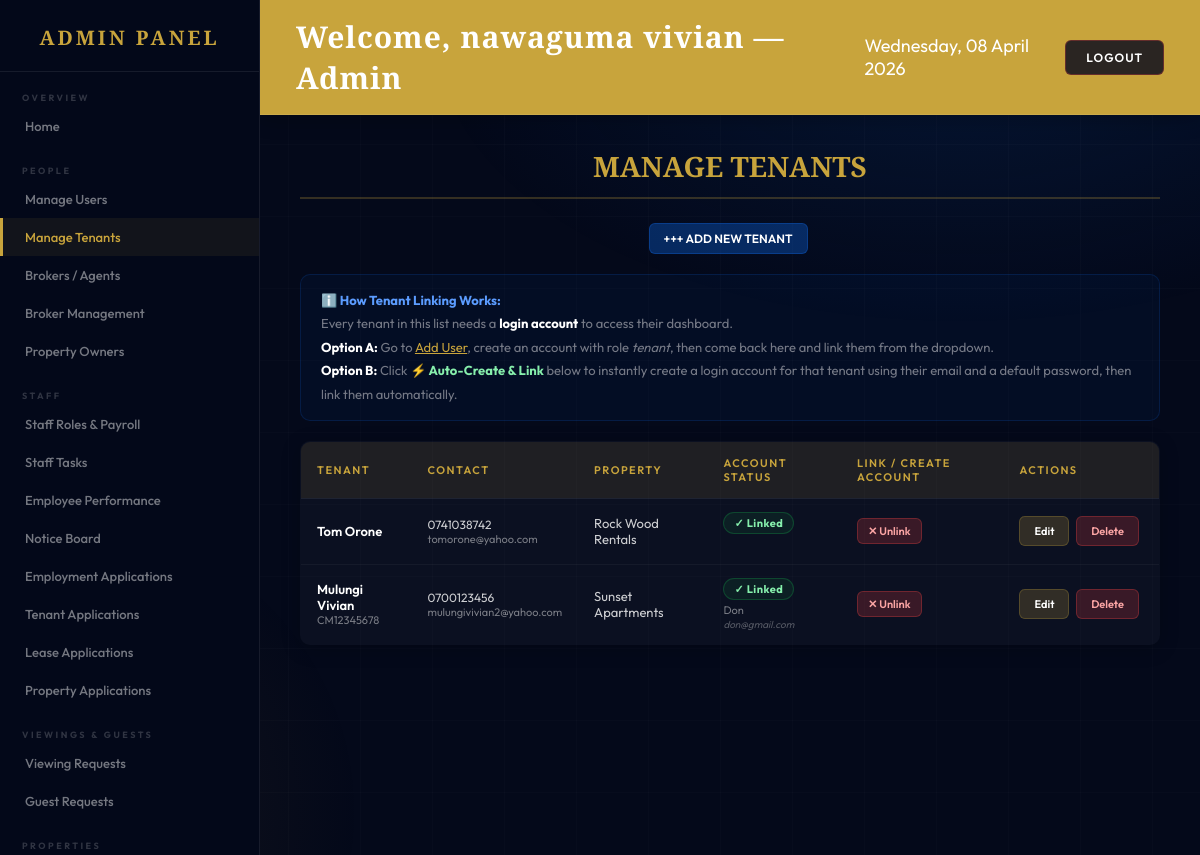
Before: /admin_dashboard.php?page=tenants (signed in) with the older database file.
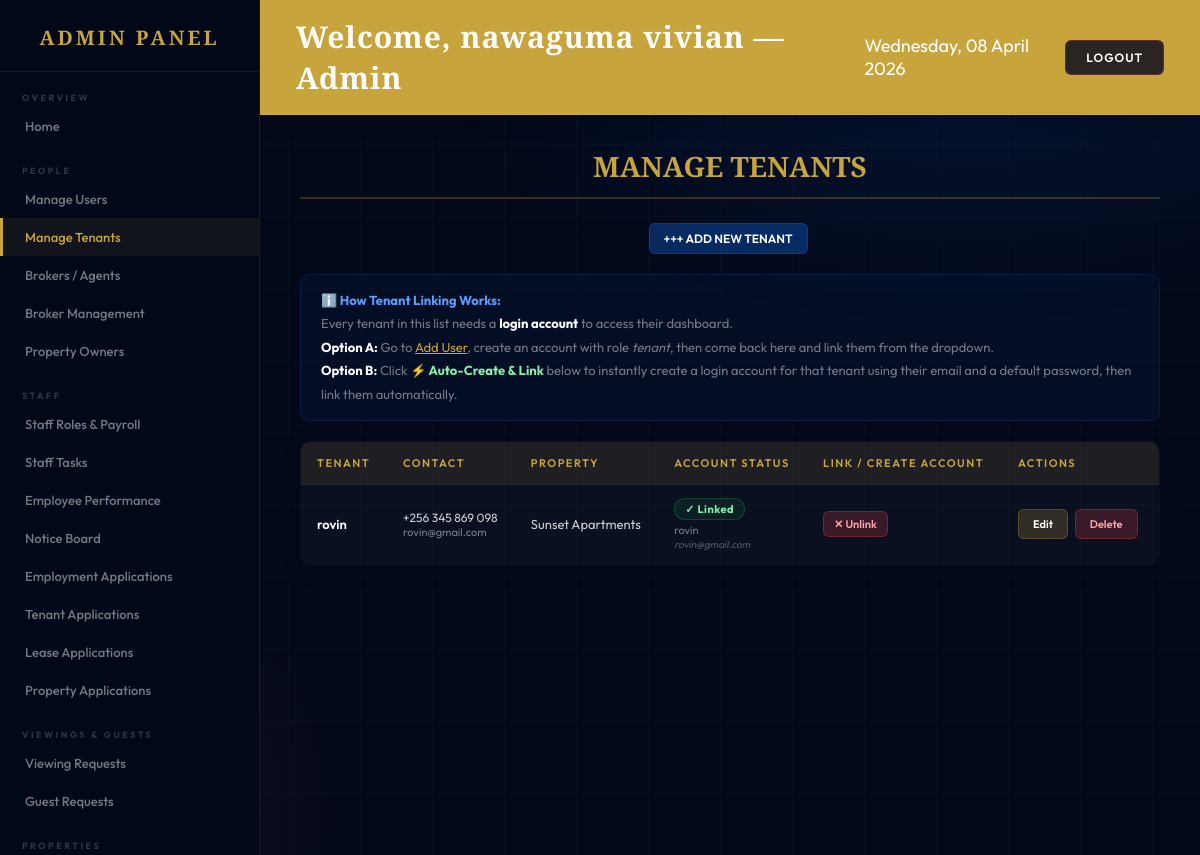
After: the same page with the newer database file.
### tables this page shows
CREATE TABLE IF NOT EXISTS `tenants` (
  `id` int NOT NULL AUTO_INCREMENT,
  `fullname` varchar(255) NOT NULL,
  `email` varchar(255) DEFAULT NULL,
  `phone` varchar(50) DEFAULT NULL,
  `property_id` int DEFAULT NULL,
  `lease_start` date DEFAULT NULL,
  `lease_end` date DEFAULT NULL,
  `created_at` timestamp NULL DEFAULT CURRENT_TIMESTAMP,
  `gender` enum('Male','Female','Other') DEFAULT NULL,
  `national_id` varchar(100) DEFAULT NULL,
  `occupation` varchar(100) DEFAULT NULL,
  `emergency_name` varchar(100) DEFAULT NULL,
  `emergency_phone` varchar(50) DEFAULT NULL,
  `user_id` int DEFAULT NULL,
  `status` varchar(50) DEFAULT 'Active',
  PRIMARY KEY (`id`)
);

CREATE TABLE IF NOT EXISTS `properties` (
  `id` int NOT NULL AUTO_INCREMENT,
  `owner_id` int DEFAULT NULL,
  `property_name` varchar(255) NOT NULL,
  `property_type` varchar(100) DEFAULT NULL,
  `address` text,
  `units` int DEFAULT '0',
  `rent_amount` decimal(10,2) DEFAULT '0.00',
  `created_at` timestamp NULL DEFAULT CURRENT_TIMESTAMP,
  `purpose` enum('Rent','Buy','Lease') DEFAULT 'Rent',
  `bedrooms` int DEFAULT NULL,
  `size_sqft` int DEFAULT NULL,
  `amenities` text,
  `latitude` decimal(10,7) DEFAULT NULL,
  `longitude` decimal(10,7) DEFAULT NULL,
  `broker_id` int DEFAULT NULL,
  `status` enum('available','occupied','archived') DEFAULT 'available',
  `description` text,
  `commission_rate` decimal(5,2) DEFAULT '0.00',
  `commission_percentage` decimal(5,2) DEFAULT '0.00' COMMENT 'Commission rate for broker in %',
  PRIMARY KEY (`id`)
);

CREATE TABLE IF NOT EXISTS `users` (
  `id` int NOT NULL AUTO_INCREMENT,
  `fullname` varchar(255) NOT NULL,
  `email` varchar(255) NOT NULL,
  `password` varchar(255) NOT NULL,
  `role` varchar(50) NOT NULL DEFAULT 'tenant',
  `created_at` timestamp NOT NULL DEFAULT CURRENT_TIMESTAMP,
  `phone` varchar(20) DEFAULT NULL,
  `whatsapp` varchar(20) DEFAULT NULL,
  `commission_rate` decimal(5,2) DEFAULT '0.00' COMMENT 'Broker commission rate in %',
  PRIMARY KEY (`id`),
  UNIQUE KEY `email` (`email`)
);

### admin_dashboard.php (the view, shortened to what the changed rows need)
<?php
include "db_connect.php";
$user_id = $_SESSION['user_id'];
$result  = mysqli_query($conn, "SELECT * FROM users WHERE id='$user_id'");
$user    = mysqli_fetch_assoc($result);
$total_brokers       = mysqli_fetch_assoc(mysqli_query($conn,"SELECT COUNT(*) as count FROM users WHERE role='broker'"))['count'];
$total_owners        = mysqli_fetch_assoc(mysqli_query($conn,"SELECT COUNT(*) as count FROM users WHERE role='owner'"))['count'];
$total_guests        = mysqli_fetch_assoc(mysqli_query($conn,"SELECT COUNT(*) as count FROM guests"))['count'];
$total_complaints    = mysqli_fetch_assoc(mysqli_query($conn,"SELECT COUNT(*) as count FROM complaints WHERE status='pending'"))['count'];
$total_notifications = mysqli_fetch_assoc(mysqli_query($conn,"SELECT COUNT(*) as count FROM notifications WHERE is_read=0"))['count'];
$pending_payments    = mysqli_fetch_assoc(mysqli_query($conn,"SELECT COUNT(*) as count FROM payments WHERE status='pending'"))['count'];
$total_properties    = mysqli_fetch_assoc(mysqli_query($conn,"SELECT COUNT(*) as count FROM properties"))['count'];
$total_tenants       = mysqli_fetch_assoc(mysqli_query($conn,"SELECT COUNT(*) as count FROM tenants"))['count'];
$total_staff         = mysqli_fetch_assoc(mysqli_query($conn,"SELECT COUNT(*) as count FROM users WHERE role='staff'"))['count'];
$pending_applications= mysqli_fetch_assoc(mysqli_query($conn,"SELECT COUNT(*) as count FROM job_applications WHERE status='pending'"))['count'];
$pending_requests    = mysqli_fetch_assoc(mysqli_query($conn,"SELECT COUNT(*) as count FROM maintenance_requests WHERE status='pending'"))['count'];
$revenue             = mysqli_fetch_assoc(mysqli_query($conn,"SELECT SUM(amount) as total FROM payments"))['total'];
$page = $_GET['page'] ?? 'dashboard';
mysqli_query($conn, "CREATE TABLE IF NOT EXISTS user_agreements (id INT AUTO_INCREMENT PRIMARY KEY, user_id INT NOT NULL, property_id INT DEFAULT NULL, agreed TINYINT(1) DEFAULT 0, agreed_at DATETIME DEFAULT NULL, ip_address VARCHAR(60) DEFAULT NULL, agreement_type VARCHAR(100) DEFAULT 'lease_terms', notes TEXT DEFAULT NULL, created_at DATETIME DEFAULT NOW()) ENGINE=InnoDB DEFAULT CHARSET=utf8mb4");
mysqli_query($conn, "CREATE TABLE IF NOT EXISTS broker_property_submissions (
    id INT AUTO_INCREMENT PRIMARY KEY,
    broker_id INT NOT NULL,
    property_name VARCHAR(200) NOT NULL,
    property_type VARCHAR(100) DEFAULT NULL,
    address TEXT DEFAULT NULL,
    units INT DEFAULT 1,
    rent_amount DECIMAL(12,2) DEFAULT 0,
    bedrooms INT DEFAULT 0,
    size_sqft INT DEFAULT NULL,
    amenities TEXT DEFAULT NULL,
    description TEXT DEFAULT NULL,
    purpose VARCHAR(50) DEFAULT 'rent',
    latitude VARCHAR(50) DEFAULT NULL,
    longitude VARCHAR(50) DEFAULT NULL,
    commission_rate DECIMAL(5,2) DEFAULT 10,
    commission_percentage DECIMAL(5,2) DEFAULT 10,
    property_image VARCHAR(300) DEFAULT NULL,
    status VARCHAR(50) DEFAULT 'pending',
    admin_notes TEXT DEFAULT NULL,
    reviewed_by VARCHAR(200) DEFAULT NULL,
    reviewed_at DATETIME DEFAULT NULL,
    created_at DATETIME DEFAULT NOW()
) ENGINE=InnoDB DEFAULT CHARSET=utf8mb4");
?>
<!DOCTYPE html>
<html lang="en">
<head>
</head>
<body>
<div class="sidebar">
  <h2>ADMIN PANEL</h2>
</div>
<div class="header">
  <h1>Welcome, <?php echo htmlspecialchars($user['fullname']); ?> &mdash; Admin</h1>
</div>
<div class="main-content">
<?php if($page === 'dashboard'): ?>
<section id="dashboard">
  <h2 style="text-align:center;margin-bottom:30px">OVERVIEW</h2>
  <div class="overview-cards">
    <div class="circular-card"><h3>Total Properties</h3><p><?= $total_properties ?></p></div>
    <div class="circular-card"><h3>Total Tenants</h3><p><?= $total_tenants ?></p></div>
    <div class="circular-card"><h3>Total Staff</h3><p><?= $total_staff ?></p></div>
    <div class="circular-card"><h3>Total Brokers</h3><p><?= $total_brokers ?></p></div>
    <div class="circular-card"><h3>Property Owners</h3><p><?= $total_owners ?></p></div>
    <div class="circular-card"><h3>Total Guests</h3><p><?= $total_guests ?></p></div>
    <div class="circular-card"><h3>Pending Complaints</h3><p><?= $total_complaints ?></p></div>
    <div class="circular-card"><h3>Unread Alerts</h3><p><?= $total_notifications ?></p></div>
    <div class="circular-card"><h3>Pending Payments</h3><p><?= $pending_payments ?></p></div>
    <div class="circular-card"><h3>Pending Applications</h3><p><?= $pending_applications ?></p></div>
    <div class="circular-card"><h3>Pending Maintenance</h3><p><?= $pending_requests ?></p></div>
    <div class="circular-card"><h3>Revenue Collected</h3><p>UGX <?= number_format($revenue ?? 0) ?></p></div>
  </div>
</section>
<?php elseif($page === 'tenants'): ?>
<section id="tenants">
  <h2 style="text-align:center;color:var(--gold)">MANAGE TENANTS</h2>
  <?php
  $tenants_q = mysqli_query($conn,"SELECT t.*,p.property_name,u.fullname AS linked_username,u.email AS linked_email FROM tenants t LEFT JOIN properties p ON t.property_id=p.id LEFT JOIN users u ON t.user_id=u.id ORDER BY t.created_at DESC");
  ?>
  <table>
    <tr><th>Tenant</th><th>Contact</th><th>Property</th><th>Account Status</th><th>Link / Create Account</th><th>Actions</th></tr>
    <?php while($t = mysqli_fetch_assoc($tenants_q)): ?>
    <tr>
      <td>
        <div style="font-weight:600;color:var(--white)"><?= htmlspecialchars($t['fullname']) ?></div>
        <div style="font-size:11px;color:var(--muted)"><?= htmlspecialchars($t['national_id']??'') ?></div>
      </td>
      <td>
        <div style="font-size:12px"><?= htmlspecialchars($t['phone']??'N/A') ?></div>
        <div style="font-size:11px;color:var(--muted)"><?= htmlspecialchars($t['email']??'N/A') ?></div>
      </td>
      <td><?= htmlspecialchars($t['property_name']??'Unassigned') ?></td>
      <td>
        <?php if(!empty($t['user_id']) && $t['user_id']>0): ?>
          <span class="link-badge linked">✓ Linked</span>
          <div style="font-size:11px;color:var(--muted);margin-top:3px">
            <?= htmlspecialchars($t['linked_username']??'') ?><br>
            <em style="font-size:10px;color:rgba(255,255,255,.3)"><?= htmlspecialchars($t['linked_email']??'') ?></em>
          </div>
        <?php else: ?>
          <span class="link-badge unlinked">⏳ No Login Account</span>
        <?php endif; ?>
      </td>
      <td>
        <?php if(!empty($t['user_id']) && $t['user_id']>0): ?>
          <form method="POST" action="admin_dashboard.php?page=tenants" onsubmit="return confirm('Remove this account link? The tenant will lose dashboard access.')">
            <button type="submit" class="action-btn" style="background:rgba(239,68,68,.2);border:1px solid rgba(239,68,68,.3);color:#fca5a5;font-size:11px;padding:5px 10px">✕ Unlink</button>
          </form>
        <?php endif; ?>
      </td>
      <td style="white-space:nowrap">
        <a href="edit_records.php?type=tenant&id=<?= $t['id'] ?>" class="action-btn" style="font-size:11px">Edit</a>
        <a href="delete_record.php?table=tenants&id=<?= $t['id'] ?>" class="action-btn" style="background:rgba(239,68,68,.2);border:1px solid rgba(239,68,68,.3);color:#fca5a5;font-size:11px" onclick="return confirm('Delete this tenant?')">Delete</a>
      </td>
    </tr>
    <?php endwhile; ?>
  </table>
</section>
<?php endif; ?>
</div>
</body>
</html>

Changed rows visible on the page:
removed tenants: fullname "Tom Orone", phone "0741038742", email "tomorone@yahoo.com", property.property_name "Rock Wood Rentals"
removed tenants: fullname "Mulungi Vivian", national "CM12345678", phone "0700123456", email "mulungivivian2@yahoo.com", property.property_name "Sunset Apartments", user.fullname "Don", user.email "don@gmail.com"
added tenants: fullname "rovin", phone "+256 345 869 098", email "rovin@gmail.com", property.property_name "Sunset Apartments", user.fullname "rovin", user.email "rovin@gmail.com"
